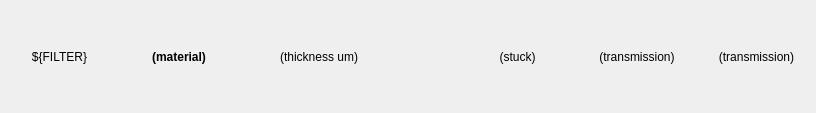
<?xml version="1.0" encoding="UTF-8"?>
<ui version="4.0">
 <class>Form</class>
 <widget class="QWidget" name="Form">
  <property name="geometry">
   <rect>
    <x>0</x>
    <y>0</y>
    <width>816</width>
    <height>113</height>
   </rect>
  </property>
  <property name="windowTitle">
   <string>Form</string>
  </property>
  <layout class="QHBoxLayout" name="horizontalLayout" stretch="0,0,0,0,0,0,0">
   <property name="spacing">
    <number>0</number>
   </property>
   <property name="leftMargin">
    <number>0</number>
   </property>
   <property name="topMargin">
    <number>0</number>
   </property>
   <property name="rightMargin">
    <number>0</number>
   </property>
   <property name="bottomMargin">
    <number>0</number>
   </property>
   <item>
    <widget class="QLabel" name="label">
     <property name="text">
      <string>${FILTER}</string>
     </property>
     <property name="alignment">
      <set>Qt::AlignCenter</set>
     </property>
    </widget>
   </item>
   <item>
    <widget class="PyDMLabel" name="Material">
     <property name="font">
      <font>
       <weight>75</weight>
       <bold>true</bold>
      </font>
     </property>
     <property name="toolTip">
      <string/>
     </property>
     <property name="text">
      <string>(material)</string>
     </property>
     <property name="alignment">
      <set>Qt::AlignCenter</set>
     </property>
     <property name="showUnits" stdset="0">
      <bool>false</bool>
     </property>
     <property name="channel" stdset="0">
      <string>ca://${prefix}:AXIS:${FILTER}:Material</string>
     </property>
     <property name="displayFormat" stdset="0">
      <enum>PyDMLabel::String</enum>
     </property>
    </widget>
   </item>
   <item>
    <widget class="PyDMLabel" name="Thickness">
     <property name="font">
      <font>
       <weight>50</weight>
       <bold>false</bold>
      </font>
     </property>
     <property name="toolTip">
      <string/>
     </property>
     <property name="text">
      <string>(thickness um)</string>
     </property>
     <property name="alignment">
      <set>Qt::AlignRight|Qt::AlignTrailing|Qt::AlignVCenter</set>
     </property>
     <property name="showUnits" stdset="0">
      <bool>true</bool>
     </property>
     <property name="channel" stdset="0">
      <string>ca://${prefix}:AXIS:${FILTER}:Thickness</string>
     </property>
     <property name="displayFormat" stdset="0">
      <enum>PyDMLabel::Decimal</enum>
     </property>
    </widget>
   </item>
   <item>
    <widget class="PyDMByteIndicator" name="Inserted">
     <property name="maximumSize">
      <size>
       <width>100</width>
       <height>50</height>
      </size>
     </property>
     <property name="toolTip">
      <string/>
     </property>
     <property name="channel" stdset="0">
      <string>ca://${prefix}:AXIS:${FILTER}:Active</string>
     </property>
     <property name="orientation" stdset="0">
      <enum>Qt::Horizontal</enum>
     </property>
     <property name="showLabels" stdset="0">
      <bool>false</bool>
     </property>
     <property name="circles" stdset="0">
      <bool>true</bool>
     </property>
     <property name="shift" stdset="0">
      <number>0</number>
     </property>
    </widget>
   </item>
   <item>
    <widget class="PyDMLabel" name="Stuck">
     <property name="font">
      <font>
       <weight>50</weight>
       <bold>false</bold>
      </font>
     </property>
     <property name="toolTip">
      <string/>
     </property>
     <property name="text">
      <string>(stuck)</string>
     </property>
     <property name="alignment">
      <set>Qt::AlignCenter</set>
     </property>
     <property name="showUnits" stdset="0">
      <bool>true</bool>
     </property>
     <property name="channel" stdset="0">
      <string>ca://${prefix}:AXIS:${FILTER}:IsStuck</string>
     </property>
     <property name="displayFormat" stdset="0">
      <enum>PyDMLabel::String</enum>
     </property>
    </widget>
   </item>
   <item>
    <widget class="PyDMLabel" name="Transmission">
     <property name="font">
      <font>
       <weight>50</weight>
       <bold>false</bold>
      </font>
     </property>
     <property name="toolTip">
      <string/>
     </property>
     <property name="text">
      <string>(transmission)</string>
     </property>
     <property name="alignment">
      <set>Qt::AlignCenter</set>
     </property>
     <property name="showUnits" stdset="0">
      <bool>true</bool>
     </property>
     <property name="channel" stdset="0">
      <string>ca://${prefix}:AXIS:${FILTER}:Transmission_RBV</string>
     </property>
     <property name="displayFormat" stdset="0">
      <enum>PyDMLabel::Exponential</enum>
     </property>
    </widget>
   </item>
   <item>
    <widget class="PyDMLabel" name="Transmission3Omega">
     <property name="font">
      <font>
       <weight>50</weight>
       <bold>false</bold>
      </font>
     </property>
     <property name="toolTip">
      <string/>
     </property>
     <property name="text">
      <string>(transmission)</string>
     </property>
     <property name="alignment">
      <set>Qt::AlignCenter</set>
     </property>
     <property name="showUnits" stdset="0">
      <bool>true</bool>
     </property>
     <property name="channel" stdset="0">
      <string>ca://${prefix}:AXIS:${FILTER}:Transmission3Omega_RBV</string>
     </property>
     <property name="displayFormat" stdset="0">
      <enum>PyDMLabel::Exponential</enum>
     </property>
    </widget>
   </item>
  </layout>
 </widget>
 <customwidgets>
  <customwidget>
   <class>PyDMLabel</class>
   <extends>QLabel</extends>
   <header>pydm.widgets.label</header>
  </customwidget>
  <customwidget>
   <class>PyDMByteIndicator</class>
   <extends>QWidget</extends>
   <header>pydm.widgets.byte</header>
  </customwidget>
 </customwidgets>
 <resources/>
 <connections/>
</ui>
